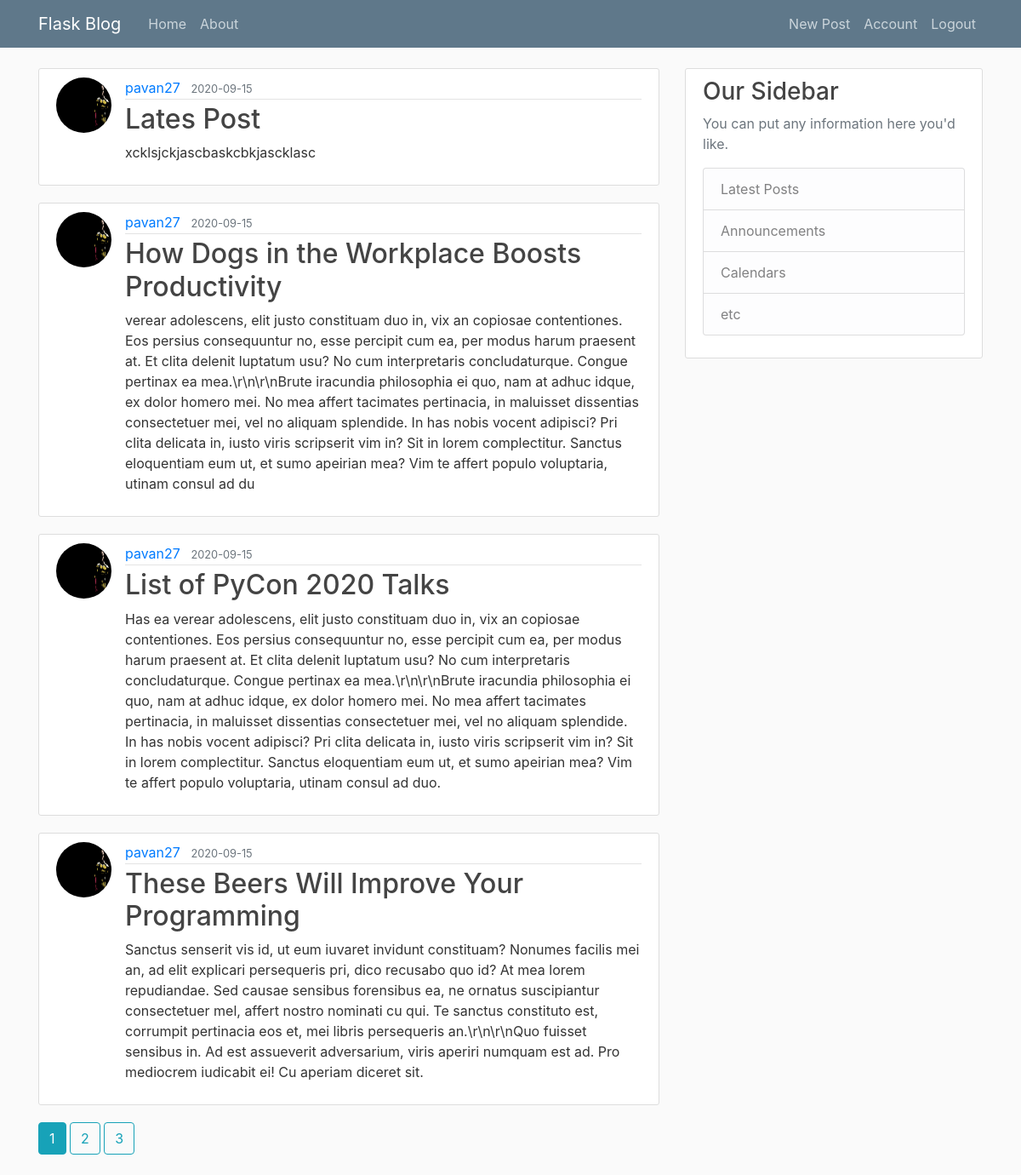
Screenshot of /home (signed in) with the database file from the repository.
### flaskblog/models.py (models this page shows, shortened)
class Post(db.Model):
    id = db.Column(db.Integer, primary_key=True)
    title = db.Column(db.String(100), nullable=False)
    date_posted = db.Column(
        db.DateTime, nullable=False, default=datetime.utcnow)
    content = db.Column(db.Text, nullable=False)
    user_id = db.Column(db.Integer, db.ForeignKey('user.id'), nullable=False)

class User(db.Model,UserMixin):
    id = db.Column(db.Integer, primary_key=True)
    username = db.Column(db.String(20), unique=True, nullable=False)
    email = db.Column(db.String(120), unique=True, nullable=False)
    image_file = db.Column(db.String(20), nullable=False,
                           default="default.jpg")
    password = db.Column(db.String(60), nullable=False)
    posts = db.relationship('Post', backref="author", lazy="dynamic")

### flaskblog/main/routes.py (the view)
@main.route("/")
@main.route("/home")
def home():
    page = request.args.get('page',1,type=int)
    posts = Post.query.order_by(Post.date_posted.desc()).paginate(page=page,per_page=4)
    return render_template('home.html', posts=posts)

### flaskblog/models.py (called while the page is built)
@login_manager.user_loader
def load_user(user_id):
    return User.query.get(int(user_id))

### flaskblog/templates/home.html
{% extends "layout.html" %}
{% block content %}
 {% for post in posts.items %}
<article class="media content-section">
  <img  class="rounded-circle article-img" src="{{url_for('static',filename='profile_pics/'+ post.author.image_file)}}" alt="">
  <div class="media-body">
    <div class="article-metadata">
      <a class="mr-2" href="{{url_for('users.user_posts',username=post.author.username)}}">{{ post.author.username }}</a>
      <small class="text-muted">{{ post.date_posted.strftime('%Y-%m-%d') }}</small>
    </div>
    <h2><a class="article-title" href="{{ url_for('posts.post', post_id=post.id) }}">{{ post.title }}</a></h2>
    <p class="article-content">{{ post.content }}</p>
  </div>
</article>
{% endfor %}
{% for page_num in posts.iter_pages(left_edge=1,right_edge=1,left_current=1,right_current=2) %}
  {% if page_num %}
      {% if posts.page == page_num %}
      <a class="btn btn-info mb-4" href="{{ url_for('main.home',page=page_num) }}">{{page_num}}</a>
      {% else %}
      <a class="btn btn-outline-info mb-4" href="{{ url_for('main.home',page=page_num) }}">{{page_num}}</a>
      {% endif %}
  {% else %}
    ...
  {% endif %}
{% endfor %}
{% endblock content%}

### flaskblog/static/main.css (style rules this page uses)
body { background: #fafafa; color: #333333; margin-top: 5rem; }
h1, h2, h3, h4, h5, h6 { color: #444444; }
.content-section { background: #ffffff; padding: 10px 20px; border: 1px solid #dddddd; border-radius: 3px; margin-bottom: 20px; }
.article-title { color: #444444; }
.article-content { white-space: pre-line; }
.article-img { height: 65px; width: 65px; margin-right: 16px; }
.article-metadata { padding-bottom: 1px; margin-bottom: 4px; border-bottom: 1px solid #e3e3e3; }

### rows the page displays
Post: image_file (picture), author.username "pavan27", date_posted "2020-09-15", title "Lates Post", content "xcklsjckjascbaskcbkjascklasc"
Post: image_file (picture), author.username "pavan27", date_posted "2020-09-15", title "How Dogs in the Workplace Boosts Productivity", content "verear adolescens, elit justo constituam duo in, vix an copiosae contentiones. Eos persius consequuntur no, esse percipit cum ea, per modus harum praesent at. Et clita delenit luptatum usu? No cum interpretaris concludaturque. Congue pertinax ea mea.\\r\\n\\r\\nBrute iracundia philosophia ei quo, nam at adhuc idque, ex dolor homero mei. No mea affert tacimates pertinacia, in maluisset dissentias consectetuer mei, vel no aliquam splendide. In has nobis vocent adipisci? Pri clita delicata in, iusto viris scripserit vim in? Sit in lorem complectitur. Sanctus eloquentiam eum ut, et sumo apeirian mea? Vim te affert populo voluptaria, utinam consul ad du"
Post: image_file (picture), author.username "pavan27", date_posted "2020-09-15", title "List of PyCon 2020 Talks", content "Has ea verear adolescens, elit justo constituam duo in, vix an copiosae contentiones. Eos persius consequuntur no, esse percipit cum ea, per modus harum praesent at. Et clita delenit luptatum usu? No cum interpretaris concludaturque. Congue pertinax ea mea.\\r\\n\\r\\nBrute iracundia philosophia ei quo, nam at adhuc idque, ex dolor homero mei. No mea affert tacimates pertinacia, in maluisset dissentias consectetuer mei, vel no aliquam splendide. In has nobis vocent adipisci? Pri clita delicata in, iusto viris scripserit vim in? Sit in lorem complectitur. Sanctus eloquentiam eum ut, et sumo apeirian mea? Vim te affert populo voluptaria, utinam consul ad duo."
Post: image_file (picture), author.username "pavan27", date_posted "2020-09-15", title "These Beers Will Improve Your Programming", content "Sanctus senserit vis id, ut eum iuvaret invidunt constituam? Nonumes facilis mei an, ad elit explicari persequeris pri, dico recusabo quo id? At mea lorem repudiandae. Sed causae sensibus forensibus ea, ne ornatus suscipiantur consectetuer mel, affert nostro nominati cu qui. Te sanctus constituto est, corrumpit pertinacia eos et, mei libris persequeris an.\\r\\n\\r\\nQuo fuisset sensibus in. Ad est assueverit adversarium, viris aperiri numquam est ad. Pro mediocrem iudicabit ei! Cu aperiam diceret sit."

### other values shown
{{ page_num }} "1"
{{ page_num }} "2" "3"
